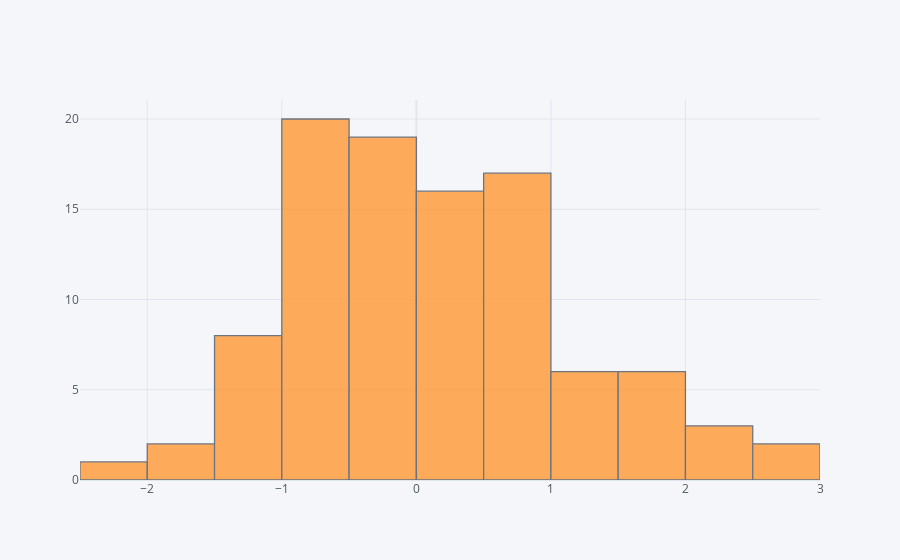

The notebook cell saved with this chart:
### Code cell
df['A'].iplot(kind = 'histogram', bins = 25)

### Figure 1 — Plotly figure (JSON) as saved in the notebook; plotly's stock layout.template omitted (floating-point values rounded to 4 significant figures)
{"data": [{"histfunc": "count", "histnorm": "", "marker": {"color": "rgba(255, 153, 51, 1.0)", "line": {"color": "#4D5663", "width": 1.3}}, "name": "A", "nbinsx": 25, "opacity": 0.8, "orientation": "v", "type": "histogram", "x": [-0.1089, 0.09968, -0.8642, 0.3895, -0.777, 2.359, 1.562, 0.07605, 0.9127, -0.5661, 0.1503, -0.4557, 0.733, 0.2705, -0.5172, 0.6145, -1.308, -1.122, 0.05442, 1.536, -0.9863, 0.6961, 0.08698, -0.05741, 0.7336, 0.527, -0.4705, -0.9365, -0.02294, -0.6512, 2.551, -0.7666, -0.5779, -1.011, 0.5596, 2.037, -0.1161, -0.1458, 1.981, 0.2061, -1.415, 1.517, 1.789, 1.086, 0.5699, -0.5093, -0.5134, -0.1775, -0.285, -1.018, -0.1712, -0.6573, 0.9974, 0.1522, 0.5867, -0.19, 0.5353, 1.115, 2.978, 0.9085, -0.1723, 1.389, -0.5708, 0.3444, -0.915, 0.5131, 0.5032, 2.239, -0.1067, 0.7345, -2.063, -1.241, -0.5725, 0.8597, 1.1, -0.4718, 0.4603, -0.1084, 0.09639, -0.7617, -1.783, -0.7257, -0.2985, 0.2858, -0.3367, 0.2053, 0.3657, -0.5789, 1.6, -1.434, 1.255, -1.508, 1.341, -0.2702, -1.427, 0.7432, -0.3191, 0.03645, -0.8569, -0.5042]}], "layout": {"barmode": "overlay", "legend": {"bgcolor": "#F5F6F9", "font": {"color": "#4D5663"}}, "paper_bgcolor": "#F5F6F9", "plot_bgcolor": "#F5F6F9", "title": {"font": {"color": "#4D5663"}}, "xaxis": {"gridcolor": "#E1E5ED", "showgrid": true, "tickfont": {"color": "#4D5663"}, "title": {"font": {"color": "#4D5663"}, "text": ""}, "zerolinecolor": "#E1E5ED"}, "yaxis": {"gridcolor": "#E1E5ED", "showgrid": true, "tickfont": {"color": "#4D5663"}, "title": {"font": {"color": "#4D5663"}, "text": ""}, "zerolinecolor": "#E1E5ED"}}}
